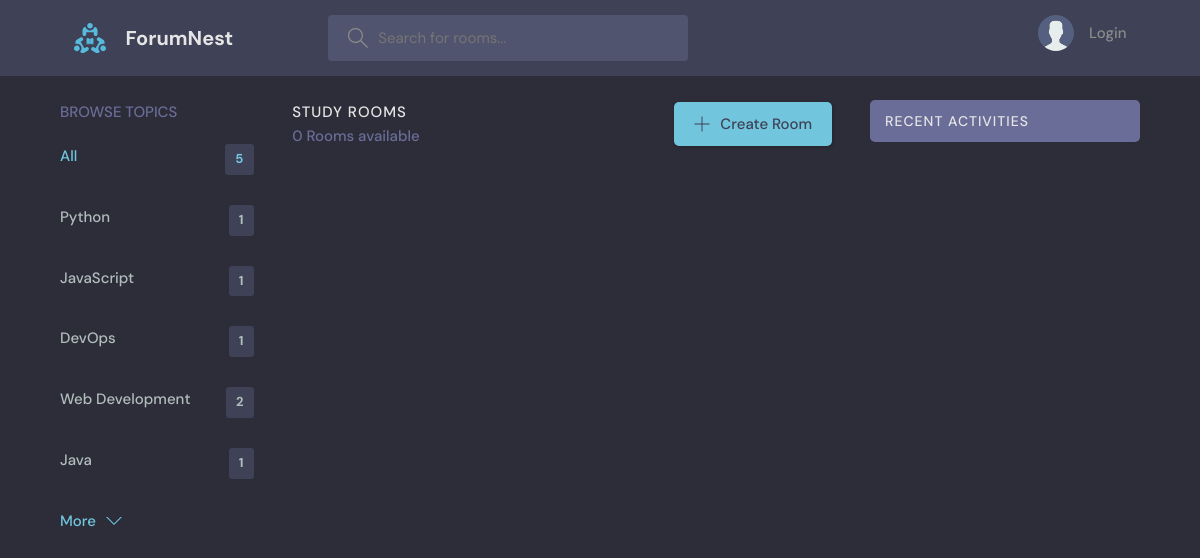
Before: /?q=Music with the older database file.
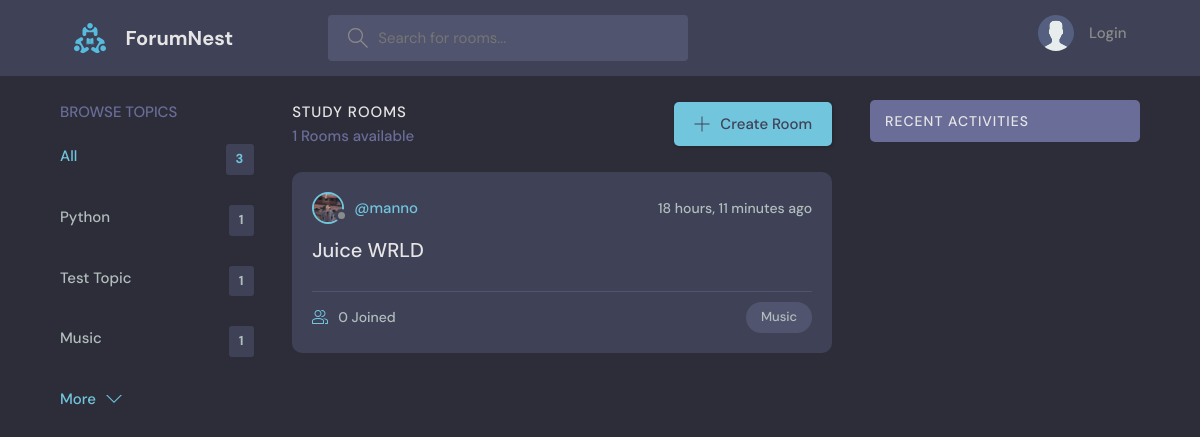
After: the same page with the newer database file.
### base/models.py (models this page shows, shortened)
class Topic(models.Model):
    name = models.CharField(max_length=200)

class Room(models.Model):
    host = models.ForeignKey(User, on_delete=models.SET_NULL, null=True)
    topic = models.ForeignKey(Topic, on_delete=models.SET_NULL, null=True)
    name = models.CharField(max_length=200)
    description = models.TextField(null=True, blank=True)
    participants = models.ManyToManyField(User, related_name='participants', blank=True)
    updated = models.DateTimeField(auto_now=True)
    created = models.DateTimeField(auto_now_add=True)
    class Meta:
        ordering = ['-updated','-created'] #order into ascending order

class User(AbstractUser):
    name = models.CharField(max_length=200, null=True)
    email= models.EmailField(unique=True, null=True)
    bio = models.TextField(null=True)
    avatar = models.ImageField(null=True, default="avatar.svg")
    USERNAME_FIELD = 'email'
    REQUIRED_FIELDS = []

### base/views.py (the view)
# urls.py: 2. Add a URL to urlpatterns:  path('', views.home, name='home')
def home(request):
    q = request.GET.get('q') if request.GET.get('q') != None else ''
    rooms = Room.objects.filter(
        Q(topic__name__icontains=q) |
        Q(name__icontains=q) |
        Q(description__icontains=q)
        )
    topics = Topic.objects.all()[0:5]
    room_count = rooms.count()
    room_messages = Message.objects.filter(
        Q(room__topic__name__icontains=q)
    )
    context = {'rooms':rooms, 'topics':topics, 'room_count':room_count, 'room_messages':room_messages}
    return render(request, "base/home.html", context)

### base/templates/base/home.html (shortened to what this page needs)
{% extends 'main.html' %}
{% block content %}
<main class="layout layout--3">
  <div class="container">
    {% include 'base/topics_component.html' %}
    <div class="roomList">
      <div class="roomList__header">
        <div>
          <h2>Study Rooms</h2>
          <p>{{room_count}} Rooms available</p>
        </div>
        <a class="btn btn--main" href="{% url 'create-room' %}">
          <svg version="1.1" xmlns="http://www.w3.org/2000/svg" width="32" height="32" viewBox="0 0 32 32">
            <title>add</title>
            <path
              d="M16.943 0.943h-1.885v14.115h-14.115v1.885h14.115v14.115h1.885v-14.115h14.115v-1.885h-14.115v-14.115z">
            </path>
          </svg>
          Create Room
        </a>
      </div>
      {% include 'base/feed_component.html' %}
    </div>
    {% include 'base/activity_component.html' %}
  </div>
</main>
{% endblock %}

### base/templates/base/topics_component.html
<div class="topics">
    <div class="topics__header">
      <h2>Browse Topics</h2>
    </div>
    <ul class="topics__list">
      <li>
        <a href="{% url 'home' %}" class="active">All <span>{{topics.count}}</span></a>
      </li>
    {%for topic in topics%}
        <li>
            <a href="{%url 'home' %}?q={{topic.name}}">{{topic.name}} <span>{{topic.room_set.all.count}}</span></a>
        </li>
    {%endfor%}
    </ul>
    <a class="btn btn--link" href="{% url 'topics' %}">
      More
      <svg version="1.1" xmlns="http://www.w3.org/2000/svg" width="32" height="32" viewBox="0 0 32 32">
        <title>chevron-down</title>
        <path d="M16 21l-13-13h-3l16 16 16-16h-3l-13 13z"></path>
      </svg>
    </a>
  </div>

### base/templates/base/feed_component.html (shortened to what this page needs)
{% for room in rooms %}
<div class="roomListRoom">
    <div class="roomListRoom__header">
        <a href="{% url 'user-profile' room.host.id %}" class="roomListRoom__author">
            <div class="avatar avatar--small">
                <img src="{{room.host.avatar.url}}" />
            </div>
            <span>@{{room.host.username}}</span>
        </a>
        <div class="roomListRoom__actions">
            <span>{{room.created|timesince}} ago</span>
        </div>
    </div>
    <div class="roomListRoom__content">
        <a href="{% url 'room' room.id %}">{{room.name}}</a>
    </div>
    <div class="roomListRoom__meta">
        <a href="{% url 'room' room.id %}" class="roomListRoom__joined">
            {{room.participants.all.count}} Joined
        </a>
        <p class="roomListRoom__topic">{{room.topic.name}}</p>
    </div>
</div>
{% endfor %}

Changed rows visible on the page:
removed Topic: name "Web Development", room_set.all.count "2"
removed Topic: name "Java", room_set.all.count "1"
changed Topic: name "JavaScript" → "Test Topic"
changed Topic: name "DevOps" → "Music"
now on this page (row edited): Room: host.avatar (picture), host.username "manno", created "18 hours, 11 minutes", name "Juice WRLD", participants.all.count "0", topic.name "Music"
Other visible differences:
{{ topics.count }}: "5" → "3"
{{ room_count }}: "0" → "1"
